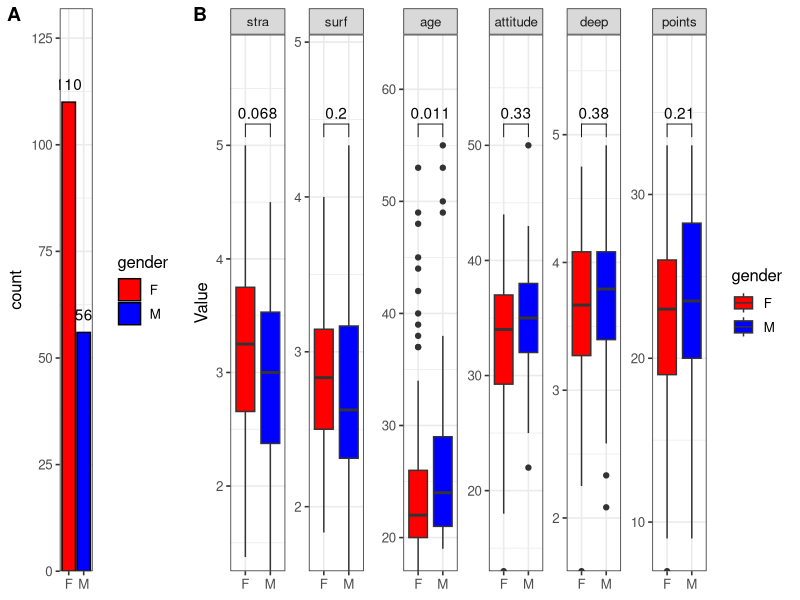
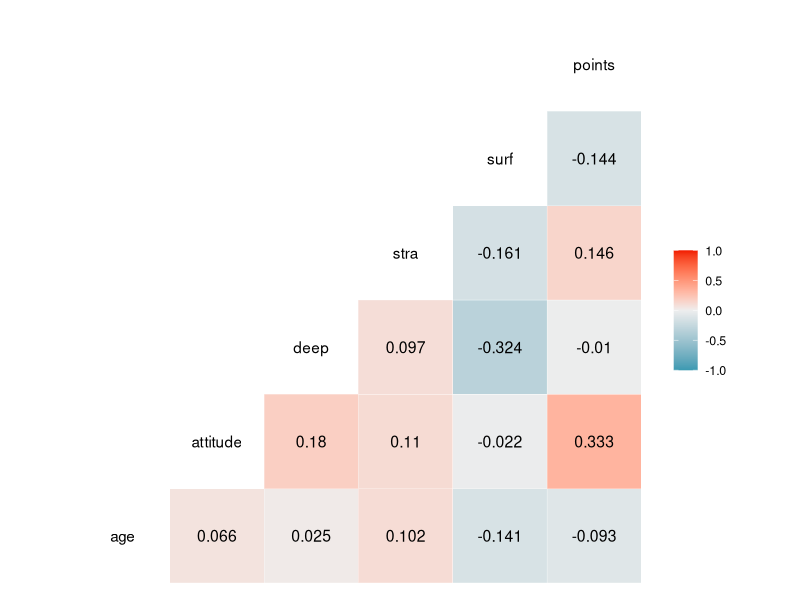
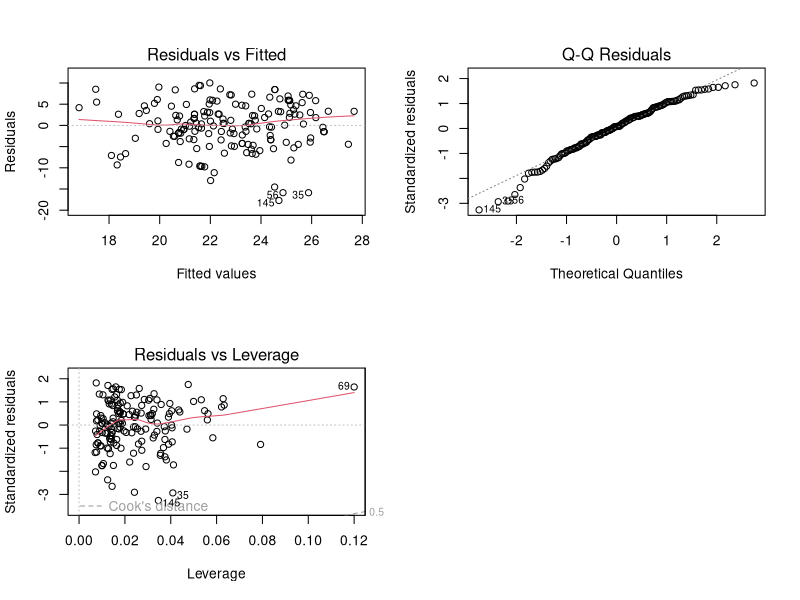

Generate these figures, in order, with R:
## ---- chunk 1
# Read file that was wrangled
students2014 <- read.delim("Data/learning2014.tsv", header = T, sep = "\t")

# Structure and dimensions
str(students2014)
# ...and dimensions
dim(students2014)
## ---- chunk 2
library(GGally)
library(ggpubr)
library(tidyverse)
library(broom)
## ---- chunk 3
summary(students2014)
## ---- chunk 4
## Lets gather our multi-column data to three columns to make plotting and data editing with grouping easier
to.ggplot <- students2014 %>% gather(key="Variable", value = "Value", -gender) 
## Check that everything is in order
str(to.ggplot)
## ---- chunk 5
## Lets test for normality so we can determine the best tests for statistical difference
normality.res <- to.ggplot %>%
  ## perform by groups
  group_by(Variable) %>% 
  ## create data.frame()-ception
  nest() %>% 
  ## perform shapiro-wilk to the nested DFs
  mutate(Shapiro.test = map(data, ~ shapiro.test(.x$Value))) %>% 
  ## use broom::glance to generate shapiro-wilk summary
  mutate(Shapiro.sum = Shapiro.test %>% map(glance)) %>%
  ## unlist the summary to make it more accessible
  unnest(Shapiro.sum)

## Save normally distributed and non-normally distributed variables into variables
normal.values <- normality.res$Variable[which(normality.res$p.value>0.05)]
non.normal <- normality.res$Variable[which(normality.res$p.value<=0.05)]

## Print the results
normal.values
non.normal
## ---- chunk 6

## generate a simple bar plot for counts of male and female subjects in the data set
p1 <- ggplot(dplyr::select(students2014, gender), aes(x=gender, fill=gender)) +
  geom_bar(colour="black") + 
  ## expand the y-axis so that the count labels don't cut off
  scale_y_continuous(expand = expansion(mult = c(0, .2))) + 
  geom_text(stat='count', aes(label=..count..), vjust=-1) +
  scale_fill_manual(values = c("red", "blue")) +
  theme_bw(12) + 
  ## remove unnecessary x axis title
  theme(axis.title.x = element_blank())

## Plot normally distributed variables as bar plots and perform t.test using stat_compare_means
p2.n <- ggplot(dplyr::filter(to.ggplot, Variable %in% normal.values), 
               aes(x = gender, y = Value, fill = gender, group=gender)) +
  geom_boxplot() + 
  ## expand the y-axis so that the P-value labels don't cut off
  scale_y_continuous(expand = expansion(mult = c(0, .2))) +
  scale_fill_manual(values = c("red", "blue")) + 
  ## Separate variables into different facets
  facet_wrap(~Variable, scales="free", nrow=1) + 
  ## perform T-test
  stat_compare_means(comparisons = list(c("F","M")), method = "t.test") +
  theme_bw(12) + 
  ## remove unnecessary legend  as it is in p2.nn
  ## remove unnecessary x axis title
  theme(legend.position = "none",
        axis.title.x = element_blank()) ## remove unnecessary legend  as it is in p2.nn

## Plot normally distributed variables as bar plots and perform t.test using stat_compare_means
p2.nn <- ggplot(dplyr::filter(to.ggplot, Variable %in% non.normal), 
                aes(x = gender, y = Value, fill = gender, group=gender)) +
  geom_boxplot() + 
  ## expand the y-axis so that the P-value labels don't cut off
  scale_y_continuous(expand = expansion(mult = c(0, .2))) +
  scale_fill_manual(values = c("red", "blue")) +
  ## Separate variables into different facets
  facet_wrap(~Variable, scales="free", nrow=1) +
   ## perform T-test
  stat_compare_means(comparisons = list(c("F","M")), method = "wilcox.test") +
  theme_bw(12) + 
  ## remove unnecessary y-axis title as it is in p2.n
  ## remove unnecessary x axis title
  theme(axis.title.y = element_blank(),
        axis.title.x = element_blank()) 
## Combine plots with ggpubr's ggarrange() for labeling
ggarrange(p1, p2.n, p2.nn, labels = c("A", "B"), nrow=1, widths = c(1,1,2.3))

## ---- chunk 7
## remove gender as it is not numeric and gives error
ggcorr(students2014[colnames(students2014) != "gender"], palette = "RdBu", label = TRUE, label_round=3) 
## ---- chunk 8
lm.data <- lm(points ~ attitude + stra + surf, data = students2014)
summary(lm.data)

## ---- chunk 9
par(mfrow = c(2,2))
plot(lm.data, which=c(1,2,5))
## ---- chunk 10
# Date and session info
date()
sessionInfo()
